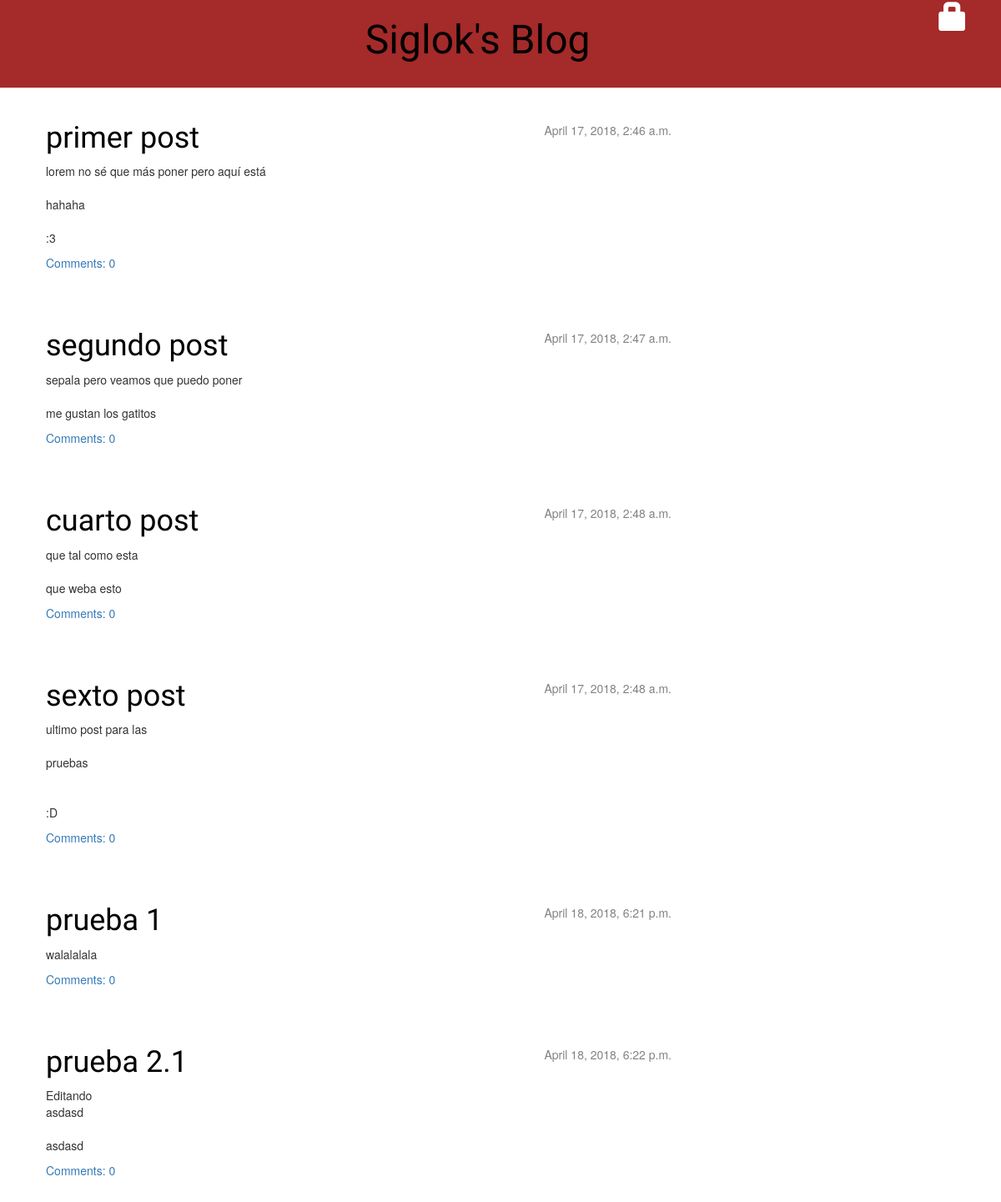
Before: / with the older database file.
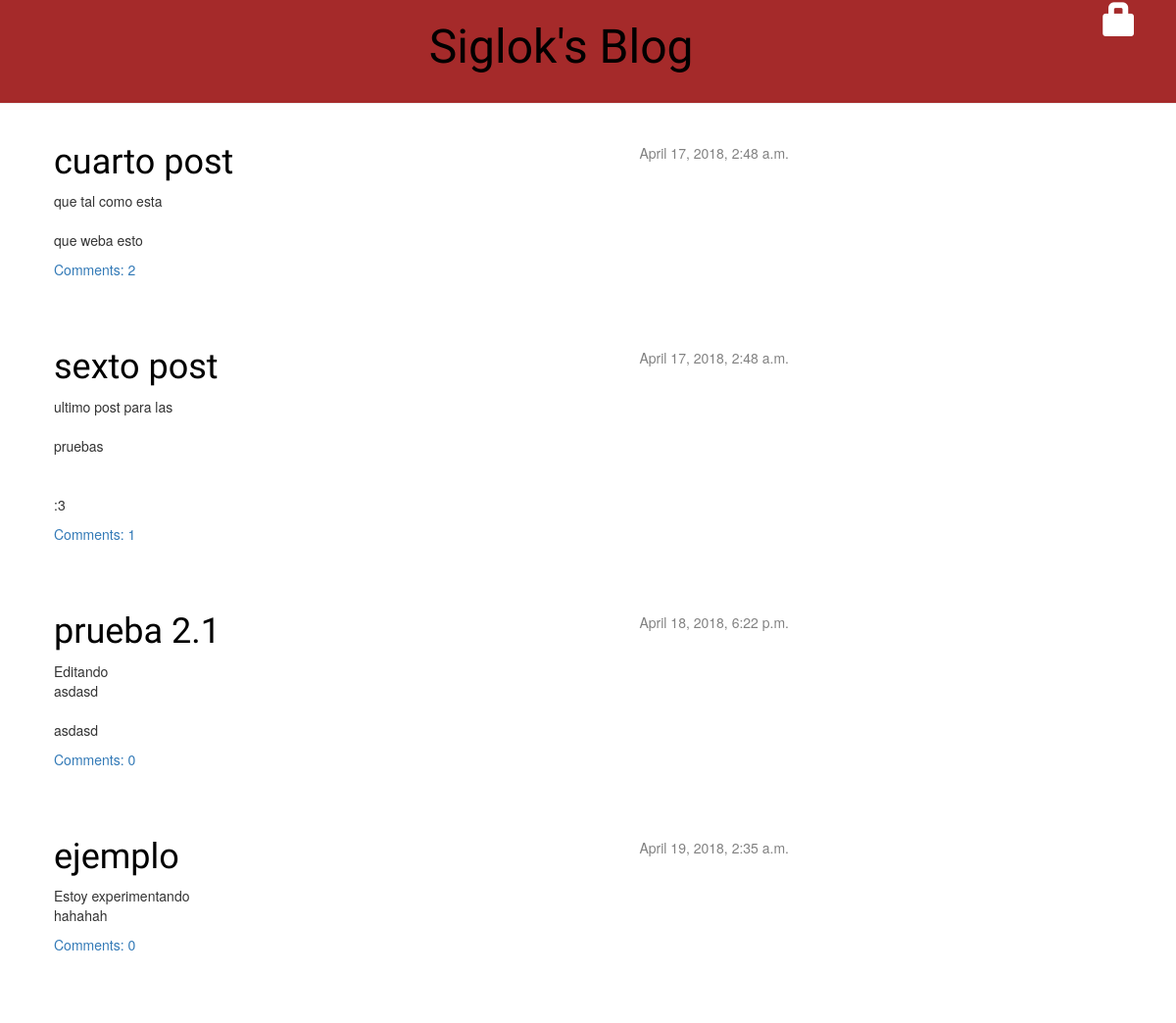
After: the same page with the newer database file.
### blog/models.py (models this page shows, shortened)
class Post(models.Model):#Los modelos siempre con mayuscula inicial
	author = models.ForeignKey('auth.User',on_delete=models.CASCADE)
	title = models.CharField(max_length=200)
	text = models.TextField()
	created_date = models.DateTimeField(default=timezone.now) #agregamos la hora en ese momento
	published_date = models.DateTimeField(blank=True,null=True)
	def approved_comments(self):
		return self.comments.filter(approved_comment=True)

### blog/views.py (the view)
# urls.py: url(r'^$',views.post_list),
def post_list(request):
	posts = Post.objects.filter(published_date__lte=timezone.now()).order_by('published_date')
	return render(request,'blog/post_list.html',{'posts':posts}) #si no existe la plantila l

### blog/templates/blog/post_list.html
{% extends 'blog/base.html' %}
{%block content%}
	{% for post in posts %}
	    <div class="post">
	        <div class="date">
	            {{ post.published_date }}
	        </div>
	        <h1><a href="{% url 'post_detail' pk=post.pk %}">{{ post.title }}</a></h1>
	        <p>{{ post.text|linebreaksbr }}</p>
	        <a href="{% url 'post_detail' pk=post.pk %}">Comments: {{ post.approved_comments.count }}</a>
	    </div>
	{% endfor %}
{%endblock content%}

### blog/templates/blog/base.html (shortened to what this page needs)
{% load staticfiles %}
    <html>
        <head>
            <link rel="stylesheet" href="//maxcdn.bootstrapcdn.com/bootstrap/3.2.0/css/bootstrap.min.css">
            <link rel="stylesheet" href="//maxcdn.bootstrapcdn.com/bootstrap/3.2.0/css/bootstrap-theme.min.css">
            <link rel="stylesheet" href="{% static 'css/blog.css' %}">
        </head>
        <body>
            <div class="page-header">
                {%if user.is_authenticated %}
                <a href="{% url 'post_new' %}" class="top-menu"><span class="glyphicon glyphicon-plus"></span></a>
                <a href="{% url 'post_draft_list' %}" class="top-menu"><span class="glyphicon glyphicon-edit"></span></a>
                <p class="top-menu">Hello {{ user.username }} <small>(<a href="{% url 'logout' %}">Log out</a>)</small></p>
                {% else %}
                <a href="{% url 'login' %}" class="top-menu"><span class="glyphicon glyphicon-lock"></span></a>
                {% endif %}
                <h1><a href="/">Siglok's Blog</a></h1>
            </div>
            <div class="content container">
                <div class="row">
                    <div class="col-md-8">
                    {% block content %}
                    {% endblock %}
                    </div>
                </div>
            </div>
        </body>
    </html>

### blog/static/css/blog.css (style rules this page uses)
h1 a { color:#FCA205; font-family: 'lobster'; }
body { padding:0; }
.page-header { background-color: brown; margin-top: 0; margin-left:0; padding:2px 20px 20px 20px; text-align: center; }
.page-header h1, .page-header h1 a, .page-header h1 a:visited, .page-header h1 a:active { color: rgba(2,0,0,255); font-size: 36pt; text-decoration: none; }
.content { margin-left: 40px; }
h1, h2, h3, h4 { font-family: 'lobster', cursive; }
.date { float:right; color: #828282 }
.top-menu, .top-menu:hover, .top-menu:visited { color: #fff; float: right; font-size: 26pt; margin-right: 20px; }
.post { margin-bottom: 70px; }
.post h1 a, .post h1 a:visited { color: #000; }

Changed rows visible on the page:
removed Post: published_date "April 17, 2018, 2:46 a.m.", title "primer post", text "lorem no sé que más poner pero aquí está hahaha :3", approved_comments.count "0"
removed Post: published_date "April 17, 2018, 2:47 a.m.", title "segundo post", text "sepala pero veamos que puedo poner me gustan los gatitos", approved_comments.count "0"
removed Post: published_date "April 18, 2018, 6:21 p.m.", title "prueba 1", text "walalalala", approved_comments.count "0"
computed for Post "cuarto post": approved_comments.count "0" → "2"
changed Post "sexto post": text "ultimo post para las pruebas :D" → "ultimo post para las pruebas :3"; approved_comments.count "0" → "1"
now on this page (row edited): Post: published_date "April 19, 2018, 2:35 a.m.", title "ejemplo", text "Estoy experimentando hahahah", approved_comments.count "0"
